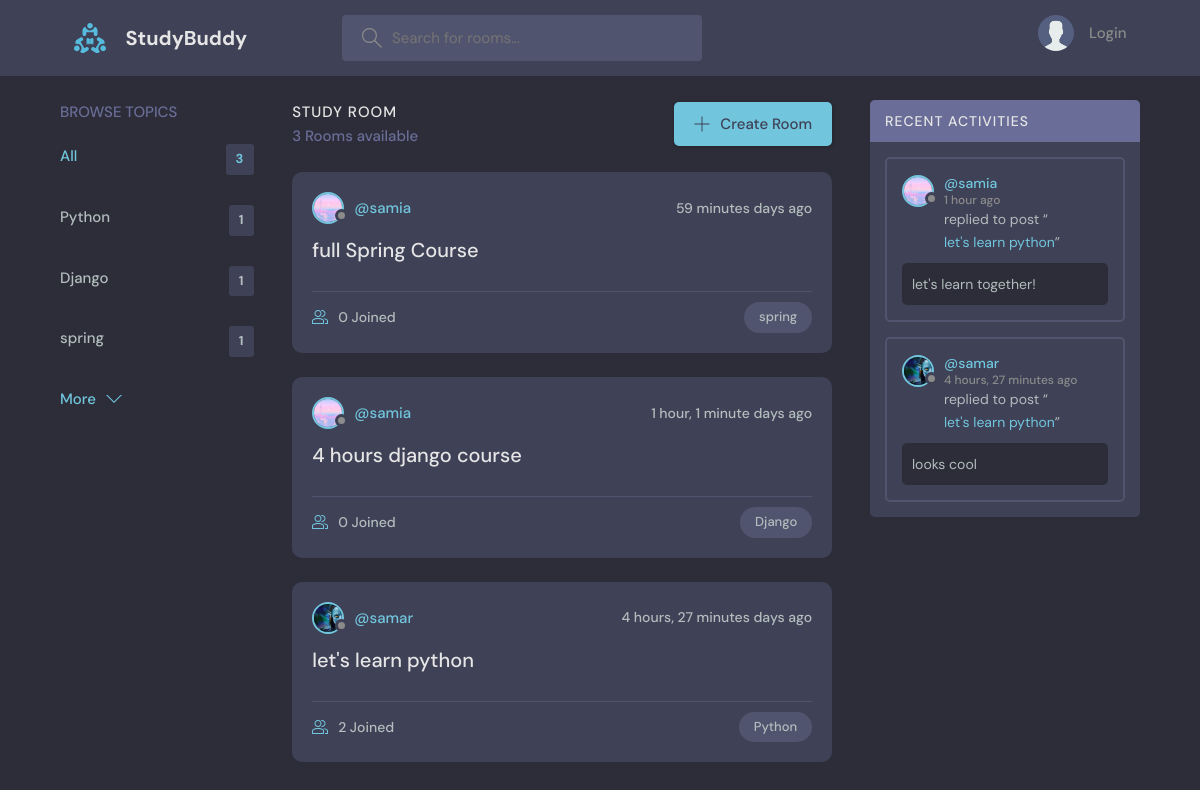
//register, run on the app's committed database.
### base/models.py (models this page shows, shortened)
class Topic (models.Model):
    name=models.CharField(max_length=200)

class Room(models.Model):
    host=models.ForeignKey(User,on_delete=models.SET_NULL,null=True)
    topic=models.ForeignKey(Topic,on_delete=models.SET_NULL,null=True)
    name=models.CharField(max_length=200)
    description=models.TextField(null=True,blank=True)
    updated =models.DateTimeField(auto_now=True)
    participants=models.ManyToManyField(User,related_name='participants',blank=True)
    created=models.DateTimeField(auto_now_add=True)#when the model is created keep track of the time
    class Meta:
        ordering=['-updated','-created'] #sort the rooms by the time they were created in a descending order without - is in the ascending order
    def __str__(self):
        return self.name

class User(AbstractUser):
    name=models.CharField(max_length=200,null=True)
    email=models.CharField(max_length=200,unique=True,null=True)
    bio=models.TextField(null=True,max_length=300)
    avatar=models.ImageField(null=True,blank=True,default="avatar.svg")
    USERNAME_FIELD='email'
    REQUIRED_FIELDS=[]

class Message(models.Model):
    user=models.ForeignKey(User,on_delete=models.CASCADE)
    room=models.ForeignKey(Room, on_delete=models.CASCADE)
    body=models.TextField()
    updated =models.DateTimeField(auto_now=True)
    created=models.DateTimeField(auto_now_add=True)#when the model is created keep track of the time
    class Meta:
        ordering=['-updated','-created'] #sort the rooms by the time they were created in a descending order without - is in the ascending order

### base/views.py (called while the page is built)
def home(request):
    q=request.GET.get('q') if request.GET.get('q')!=None else ''
    rooms=Room.objects.filter(Q(topic__name__icontains=q)|Q(name__icontains=q)|Q(description__icontains=q))#filter the rooms by the query
    topics=Topic.objects.all()[0:5]
    room_count= rooms.count()
    room_messages=Message.objects.filter(room__topic__name__icontains=q)
    context={'rooms':rooms,'topics':topics,'room_count':room_count ,'room_messages':room_messages}
    return  render(request, 'base/home.html', context)

### base/templates/base/home.html (shortened to what this page needs)
{% extends 'main.html'%}
{% block content%}
<main class="layout layout--3">
      <div class="container">
        {% include 'base/topic_component.html'%}
        <div class="roomList">
          <div class="roomList__header">
            <div>
              <h2>Study Room</h2>
              <p>{{room_count}} Rooms available</p>
            </div>
            <a class="btn btn--main" href="{% url 'create-room' %}">
              <svg version="1.1" xmlns="http://www.w3.org/2000/svg" width="32" height="32" viewBox="0 0 32 32">
                <title>add</title>
                <path
                  d="M16.943 0.943h-1.885v14.115h-14.115v1.885h14.115v14.115h1.885v-14.115h14.115v-1.885h-14.115v-14.115z"
                ></path>
              </svg>
              Create Room
            </a>
          </div>
          {% include 'base/feed_component.html'%}
        </div>
        {%include 'base/activity_component.html' %}
      </div>
    </main>
{%endblock%}

### base/templates/base/topic_component.html
<div class="topics">
    <div class="topics__header">
      <h2>Browse Topics</h2>
    </div>
    <ul class="topics__list">
      <li>
        <a href="{% url 'home'%}" class="active">All <span>{{topics.count}}</span></a>
      </li>
      {% for topic in topics %}
      <li>
        <a href="{% url 'home' %}?q={{topic.name}}">{{topic.name}}<span>{{topic.room_set.all.count}}</span></a>
      </li>
      {% endfor %}
    </ul>
    <a class="btn btn--link" href="{% url 'topics' %}">
      More
      <svg version="1.1" xmlns="http://www.w3.org/2000/svg" width="32" height="32" viewBox="0 0 32 32">
        <title>chevron-down</title>
        <path d="M16 21l-13-13h-3l16 16 16-16h-3l-13 13z"></path>
      </svg>
    </a>
  </div>

### base/templates/base/feed_component.html (shortened to what this page needs)
{% for room in rooms%}
<div class="roomListRoom">
    <div class="roomListRoom__header">
        <a href="{% url 'user-profile' room.host.id %}" class="roomListRoom__author">
        <div class="avatar avatar--small">
          <img src="{{room.host.avatar.url}}" />
        </div>
        <span>@{{room.host.username}}</span>
      </a>
      <div class="roomListRoom__actions">
        <span>{{room.created|timesince}} days ago</span>
      </div>
    </div>
    <div class="roomListRoom__content">
      <a href="{% url 'room' room.id %}">{{room.name}}</a>
    </div>
    <div class="roomListRoom__meta">
      <a href="{% url 'room' room.id %}" class="roomListRoom__joined">
        {{room.participants.all.count}} Joined
      </a>
      <p class="roomListRoom__topic">{{room.topic.name}}</p>
    </div>
  </div>
{%endfor%}

### base/templates/base/activity_component.html (shortened to what this page needs)
<div class="activities">
    <div class="activities__header">
        <h2>Recent Activities</h2>
    </div>
    {% for message in room_messages %}
    <div class="activities__box">
        <div class="activities__boxHeader roomListRoom__header">
            <a href="{% url 'user-profile' message.user.id %}" class="roomListRoom__author">
                <div class="avatar avatar--small">
                    <img src="{{message.user.avatar.url}}" />
                </div>
                <p>
                    @{{message.user.username}}
                    <span>{{message.created|timesince}} ago</span>
                </p>
            </a>
        </div>
        <div class="activities__boxContent">
            <p>replied to post “<a href="{% url 'room' message.room.id %}">{{message.room}}</a>”</p>
            <div class="activities__boxRoomContent">{{message.body}}</div>
        </div>
    </div>
    {% endfor %}
</div>

### data on the page
Topic: name "Python", room_set.all.count "1"
Topic: name "Django", room_set.all.count "1"
Topic: name "spring", room_set.all.count "1"
Room: host.avatar (picture), host.username "samia", created "59 minutes", name "full Spring Course", participants.all.count "0", topic.name "spring"
Room: host.avatar (picture), host.username "samia", created "1 hour, 1 minute", name "4 hours django course", participants.all.count "0", topic.name "Django"
Room: host.avatar (picture), host.username "samar", created "4 hours, 27 minutes", name "let's learn python", participants.all.count "2", topic.name "Python"
Message: user.avatar (picture), user.username "samia", created "1 hour", room "let's learn python", body "let's learn together!"
Message: user.avatar (picture), user.username "samar", created "4 hours, 27 minutes", room "let's learn python", body "looks cool"

### other printed values
{{ topics.count }} "3"
{{ room_count }} "3"
